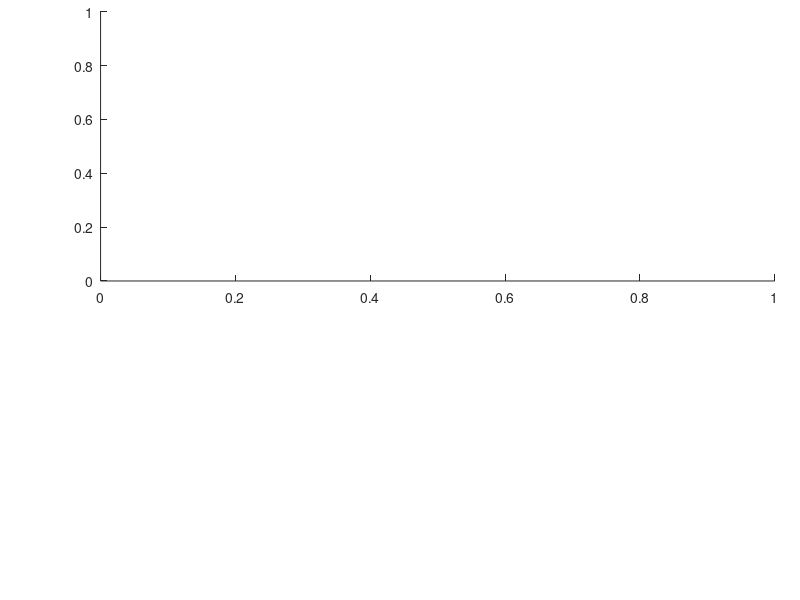

MATLAB code for this plot: (Note: this script raises an error after producing the figure.)
%% combine_loss_gap.m
% Panels (a) Sim 3 (loss-limited squeezing) and (b) Sim 4 (quantum limit
% gap) in one column-width figure. Both panels are re-plotted from the same
% data and plotting functions as the individual scripts.
% Base MATLAB only. Output: figures/fig_loss_gap.{pdf,png}
%
% Verification tables are printed by the individual scripts; run
% sim3_squeezing_loss and sim4_quantum_limit_gap first.

clear; close all; clc;
root = fileparts(mfilename('fullpath'));
addpath(fullfile(root, 'common'), ...
        fullfile(root, 'sim3_squeezing_loss'), ...
        fullfile(root, 'sim4_quantum_limit_gap'));

h_b = 1.80;                 % in, height of panel (b), as in Sim 4
h_a = 2.30;                 % in, height of panel (a), as in Sim 3
fig = figure('Units', 'inches', 'Position', [1 1 3.5 h_a + h_b]);

% Same axes sizes as the single figures; panel (a) is shifted up by h_b
axA = axes(fig, 'Units', 'inches', 'Position', [0.44 h_b+0.38 2.95 1.84]);
sim3_plot(axA, sim3_data());

axB = axes(fig, 'Units', 'inches', 'Position', [1.45 0.54 1.93 1.19]);
sim4_plot(axB, sim4_data());

ieee_style(fig);
axB.Box = 'off';
save_ieee(fig, 'fig_loss_gap');
